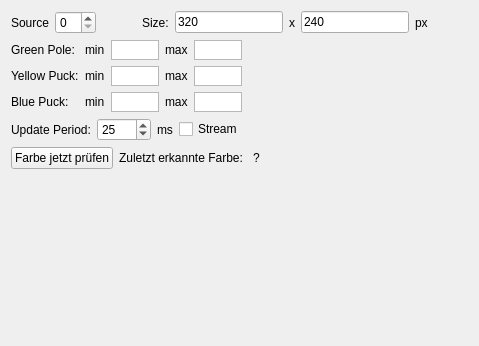
      <widget class="QWidget" name="tabCam">
       <attribute name="title">
        <string>Cam</string>
       </attribute>
       <layout class="QGridLayout" name="gridLayout_11">
        <item row="0" column="0">
         <layout class="QVBoxLayout" name="verticalLayout_5">
          <item>
           <layout class="QHBoxLayout" name="horizontalLayout_7">
            <item>
             <widget class="QLabel" name="label_8">
              <property name="text">
               <string>Source</string>
              </property>
             </widget>
            </item>
            <item>
             <widget class="QSpinBox" name="camSourceSpin"/>
            </item>
            <item>
             <spacer name="horizontalSpacer_3">
              <property name="orientation">
               <enum>Qt::Horizontal</enum>
              </property>
              <property name="sizeHint" stdset="0">
               <size>
                <width>40</width>
                <height>20</height>
               </size>
              </property>
             </spacer>
            </item>
            <item>
             <widget class="QLabel" name="label_11">
              <property name="text">
               <string>Size:</string>
              </property>
             </widget>
            </item>
            <item>
             <widget class="QLineEdit" name="sizeX">
              <property name="sizePolicy">
               <sizepolicy hsizetype="Minimum" vsizetype="Fixed">
                <horstretch>0</horstretch>
                <verstretch>0</verstretch>
               </sizepolicy>
              </property>
              <property name="text">
               <string>320</string>
              </property>
             </widget>
            </item>
            <item>
             <widget class="QLabel" name="label_12">
              <property name="text">
               <string>x</string>
              </property>
             </widget>
            </item>
            <item>
             <widget class="QLineEdit" name="sizeY">
              <property name="sizePolicy">
               <sizepolicy hsizetype="Minimum" vsizetype="Fixed">
                <horstretch>0</horstretch>
                <verstretch>0</verstretch>
               </sizepolicy>
              </property>
              <property name="text">
               <string>240</string>
              </property>
             </widget>
            </item>
            <item>
             <widget class="QLabel" name="label_19">
              <property name="text">
               <string>px</string>
              </property>
             </widget>
            </item>
            <item>
             <spacer name="horizontalSpacer">
              <property name="orientation">
               <enum>Qt::Horizontal</enum>
              </property>
              <property name="sizeHint" stdset="0">
               <size>
                <width>40</width>
                <height>20</height>
               </size>
              </property>
             </spacer>
            </item>
           </layout>
          </item>
          <item>
           <layout class="QGridLayout" name="gridLayout_5">
            <item row="0" column="5">
             <spacer name="horizontalSpacer_8">
              <property name="orientation">
               <enum>Qt::Horizontal</enum>
              </property>
              <property name="sizeHint" stdset="0">
               <size>
                <width>40</width>
                <height>20</height>
               </size>
              </property>
             </spacer>
            </item>
            <item row="0" column="0">
             <widget class="QLabel" name="label_2">
              <property name="text">
               <string>Green Pole:</string>
              </property>
             </widget>
            </item>
            <item row="1" column="1">
             <widget class="QLabel" name="label_21">
              <property name="text">
               <string>min</string>
              </property>
             </widget>
            </item>
            <item row="0" column="2">
             <widget class="QGraphicsView" name="hue_gmin">
              <property name="sizePolicy">
               <sizepolicy hsizetype="Maximum" vsizetype="Ignored">
                <horstretch>0</horstretch>
                <verstretch>0</verstretch>
               </sizepolicy>
              </property>
              <property name="minimumSize">
               <size>
                <width>0</width>
                <height>0</height>
               </size>
              </property>
              <property name="maximumSize">
               <size>
                <width>48</width>
                <height>16777215</height>
               </size>
              </property>
             </widget>
            </item>
            <item row="1" column="4">
             <widget class="QGraphicsView" name="hue_ymax">
              <property name="sizePolicy">
               <sizepolicy hsizetype="Maximum" vsizetype="Ignored">
                <horstretch>0</horstretch>
                <verstretch>0</verstretch>
               </sizepolicy>
              </property>
              <property name="minimumSize">
               <size>
                <width>0</width>
                <height>0</height>
               </size>
              </property>
              <property name="maximumSize">
               <size>
                <width>48</width>
                <height>16777215</height>
               </size>
              </property>
             </widget>
            </item>
            <item row="1" column="3">
             <widget class="QLabel" name="label_5">
              <property name="text">
               <string>max</string>
              </property>
             </widget>
            </item>
            <item row="0" column="4">
             <widget class="QGraphicsView" name="hue_gmax">
              <property name="sizePolicy">
               <sizepolicy hsizetype="Maximum" vsizetype="Ignored">
                <horstretch>0</horstretch>
                <verstretch>0</verstretch>
               </sizepolicy>
              </property>
              <property name="minimumSize">
               <size>
                <width>0</width>
                <height>0</height>
               </size>
              </property>
              <property name="maximumSize">
               <size>
                <width>48</width>
                <height>16777215</height>
               </size>
              </property>
             </widget>
            </item>
            <item row="0" column="3">
             <widget class="QLabel" name="label_3">
              <property name="text">
               <string>max</string>
              </property>
             </widget>
            </item>
            <item row="1" column="2">
             <widget class="QGraphicsView" name="hue_ymin">
              <property name="sizePolicy">
               <sizepolicy hsizetype="Maximum" vsizetype="Ignored">
                <horstretch>0</horstretch>
                <verstretch>0</verstretch>
               </sizepolicy>
              </property>
              <property name="minimumSize">
               <size>
                <width>0</width>
                <height>0</height>
               </size>
              </property>
              <property name="maximumSize">
               <size>
                <width>48</width>
                <height>16777215</height>
               </size>
              </property>
             </widget>
            </item>
            <item row="1" column="0">
             <widget class="QLabel" name="label_4">
              <property name="text">
               <string>Yellow Puck:</string>
              </property>
             </widget>
            </item>
            <item row="1" column="5">
             <spacer name="horizontalSpacer_9">
              <property name="orientation">
               <enum>Qt::Horizontal</enum>
              </property>
              <property name="sizeHint" stdset="0">
               <size>
                <width>40</width>
                <height>20</height>
               </size>
              </property>
             </spacer>
            </item>
            <item row="0" column="1">
             <widget class="QLabel" name="label_20">
              <property name="text">
               <string>min</string>
              </property>
             </widget>
            </item>
            <item row="2" column="0">
             <widget class="QLabel" name="label_6">
              <property name="text">
               <string>Blue Puck:</string>
              </property>
             </widget>
            </item>
            <item row="2" column="1">
             <widget class="QLabel" name="label_22">
              <property name="text">
               <string>min</string>
              </property>
             </widget>
            </item>
            <item row="2" column="2">
             <widget class="QGraphicsView" name="hue_bmin">
              <property name="sizePolicy">
               <sizepolicy hsizetype="Maximum" vsizetype="Ignored">
                <horstretch>0</horstretch>
                <verstretch>0</verstretch>
               </sizepolicy>
              </property>
              <property name="minimumSize">
               <size>
                <width>0</width>
                <height>0</height>
               </size>
              </property>
              <property name="maximumSize">
               <size>
                <width>48</width>
                <height>16777215</height>
               </size>
              </property>
             </widget>
            </item>
            <item row="2" column="3">
             <widget class="QLabel" name="label_7">
              <property name="text">
               <string>max</string>
              </property>
             </widget>
            </item>
            <item row="2" column="4">
             <widget class="QGraphicsView" name="hue_bmax">
              <property name="sizePolicy">
               <sizepolicy hsizetype="Maximum" vsizetype="Ignored">
                <horstretch>0</horstretch>
                <verstretch>0</verstretch>
               </sizepolicy>
              </property>
              <property name="minimumSize">
               <size>
                <width>0</width>
                <height>0</height>
               </size>
              </property>
              <property name="maximumSize">
               <size>
                <width>48</width>
                <height>16777215</height>
               </size>
              </property>
             </widget>
            </item>
            <item row="2" column="5">
             <spacer name="horizontalSpacer_10">
              <property name="orientation">
               <enum>Qt::Horizontal</enum>
              </property>
              <property name="sizeHint" stdset="0">
               <size>
                <width>40</width>
                <height>20</height>
               </size>
              </property>
             </spacer>
            </item>
           </layout>
          </item>
          <item>
           <layout class="QHBoxLayout" name="horizontalLayout_8">
            <item>
             <widget class="QLabel" name="label_9">
              <property name="text">
               <string>Update Period:</string>
              </property>
             </widget>
            </item>
            <item>
             <widget class="QSpinBox" name="updateSpinner">
              <property name="minimum">
               <number>10</number>
              </property>
              <property name="maximum">
               <number>5000</number>
              </property>
              <property name="value">
               <number>25</number>
              </property>
             </widget>
            </item>
            <item>
             <widget class="QLabel" name="label_10">
              <property name="text">
               <string>ms</string>
              </property>
             </widget>
            </item>
            <item>
             <widget class="QCheckBox" name="cbStream">
              <property name="text">
               <string>Stream</string>
              </property>
              <property name="checked">
               <bool>false</bool>
              </property>
             </widget>
            </item>
            <item>
             <spacer name="horizontalSpacer_2">
              <property name="orientation">
               <enum>Qt::Horizontal</enum>
              </property>
              <property name="sizeHint" stdset="0">
               <size>
                <width>40</width>
                <height>20</height>
               </size>
              </property>
             </spacer>
            </item>
           </layout>
          </item>
          <item>
           <layout class="QHBoxLayout" name="horizontalLayout_4">
            <item>
             <widget class="QPushButton" name="btnDetectColor">
              <property name="text">
               <string>Farbe jetzt prüfen</string>
              </property>
             </widget>
            </item>
            <item>
             <widget class="QLabel" name="label_17">
              <property name="text">
               <string>Zuletzt erkannte Farbe: </string>
              </property>
             </widget>
            </item>
            <item>
             <widget class="QLabel" name="labelColorDetect">
              <property name="text">
               <string>?</string>
              </property>
             </widget>
            </item>
            <item>
             <spacer name="horizontalSpacer_12">
              <property name="orientation">
               <enum>Qt::Horizontal</enum>
              </property>
              <property name="sizeHint" stdset="0">
               <size>
                <width>40</width>
                <height>20</height>
               </size>
              </property>
             </spacer>
            </item>
           </layout>
          </item>
          <item>
           <spacer name="verticalSpacer">
            <property name="orientation">
             <enum>Qt::Vertical</enum>
            </property>
            <property name="sizeHint" stdset="0">
             <size>
              <width>20</width>
              <height>40</height>
             </size>
            </property>
           </spacer>
          </item>
          <item>
           <layout class="QHBoxLayout" name="horizontalLayout_10">
            <property name="topMargin">
             <number>0</number>
            </property>
            <item>
             <spacer name="horizontalSpacer_6">
              <property name="orientation">
               <enum>Qt::Horizontal</enum>
              </property>
              <property name="sizeHint" stdset="0">
               <size>
                <width>40</width>
                <height>20</height>
               </size>
              </property>
             </spacer>
            </item>
            <item>
             <widget class="CVImageWidget" name="camView" native="true">
              <property name="sizePolicy">
               <sizepolicy hsizetype="Preferred" vsizetype="Expanding">
                <horstretch>0</horstretch>
                <verstretch>0</verstretch>
               </sizepolicy>
              </property>
              <property name="minimumSize">
               <size>
                <width>120</width>
                <height>80</height>
               </size>
              </property>
              <property name="autoFillBackground">
               <bool>false</bool>
              </property>
             </widget>
            </item>
            <item>
             <spacer name="horizontalSpacer_7">
              <property name="orientation">
               <enum>Qt::Horizontal</enum>
              </property>
              <property name="sizeHint" stdset="0">
               <size>
                <width>40</width>
                <height>20</height>
               </size>
              </property>
             </spacer>
            </item>
           </layout>
          </item>
          <item>
           <spacer name="verticalSpacer_2">
            <property name="orientation">
             <enum>Qt::Vertical</enum>
            </property>
            <property name="sizeHint" stdset="0">
             <size>
              <width>20</width>
              <height>40</height>
             </size>
            </property>
           </spacer>
          </item>
          <item>
           <layout class="QHBoxLayout" name="horizontalLayout_3"/>
          </item>
         </layout>
        </item>
       </layout>
      </widget>
